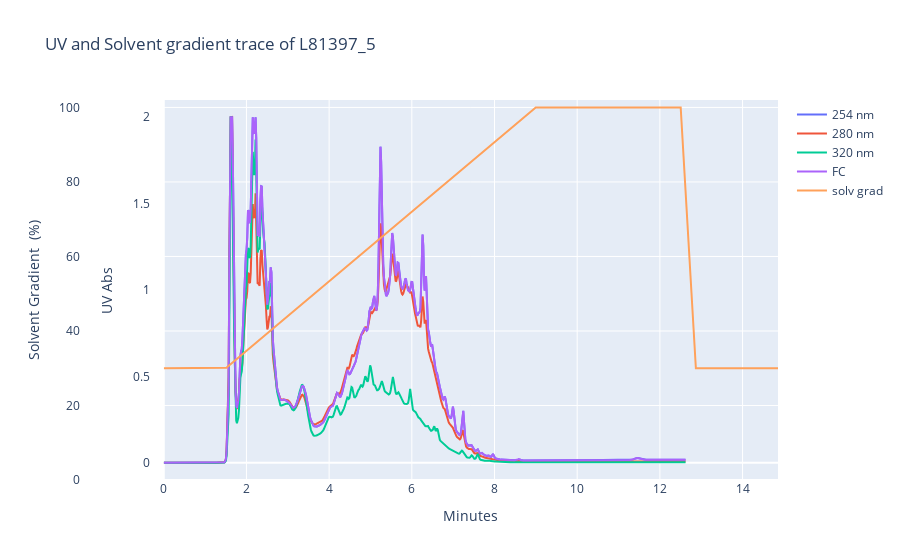

The cell this chart's notebook holds for it:
### Code cell
fig = go.Figure()
# Create figure with secondary y-axis
xs = np.linspace(0,12.62,plot_df.shape[0])

for cn in plot_df.columns:
    if re.search(r'\d', cn):
        name = f'{cn} nm'
    else:
        name = cn 
        
    ys_ = plot_df[cn].to_numpy()
    fig.add_trace(go.Scatter(x=xs, y=ys_,
                        mode='lines',
                        name=name)
                        )
    
fig.add_trace(go.Scatter(x=xs_ext, y=solv_grad_data,
                    mode='lines',
                    name='solv grad', yaxis="y2")
                    )

fig.update_layout(
        title = "UV and Solvent gradient trace of {}".format(field_dict['sample_name']),
        xaxis = dict(
            title = "Minutes",
            domain=[0.12, 1]
        ),
        yaxis = dict(
        #scaleanchor = "x",
        title = "UV Abs",
        range = [-0.1,2.1],
        position = 0.1,
        showgrid = False
        ),
        yaxis2 = dict(
        title = "Solvent Gradient  (%)",
        anchor="free",
        domain=[0.1,1],
        overlaying="y",
        side="left",
        position=0,
        range=[0,102])

    )

config = {
    'displayModeBar': True,
    'editable': True,
    'showLink':False,
    'displaylogo': False
}

fig.show(config=config)

### Figure 1 — Plotly figure (JSON) as saved in the notebook; plotly's stock layout.template omitted (floating-point values rounded to 4 significant figures; data arrays with more than 128 entries replaced by an {"elided": "..."} marker saying what was removed)
{"data": [{"mode": "lines", "name": "254 nm", "type": "scatter", "x": {"elided": "757 float values"}, "y": {"elided": "757 float values"}}, {"mode": "lines", "name": "280 nm", "type": "scatter", "x": {"elided": "757 float values"}, "y": {"elided": "757 float values"}}, {"mode": "lines", "name": "320 nm", "type": "scatter", "x": {"elided": "757 float values"}, "y": {"elided": "757 float values"}}, {"mode": "lines", "name": "FC", "type": "scatter", "x": {"elided": "757 float values"}, "y": {"elided": "757 float values"}}, {"mode": "lines", "name": "solv grad", "type": "scatter", "x": {"elided": "900 float values"}, "y": {"elided": "892 float values"}, "yaxis": "y2"}], "layout": {"autosize": true, "hovermode": "closest", "title": {"text": "UV and Solvent gradient trace of L81397_5"}, "xaxis": {"autorange": false, "domain": [0.12, 1], "range": [0, 14.86], "showspikes": true, "title": {"text": "Minutes"}, "type": "linear"}, "yaxis": {"autorange": false, "position": 0.1, "range": [-0.1, 2.1], "showgrid": false, "showspikes": true, "title": {"text": "UV Abs"}, "type": "linear"}, "yaxis2": {"anchor": "free", "autorange": false, "domain": [0.1, 1], "overlaying": "y", "position": 0, "range": [0, 102], "showspikes": true, "side": "left", "title": {"text": "Solvent Gradient  (%)"}, "type": "linear"}}}
